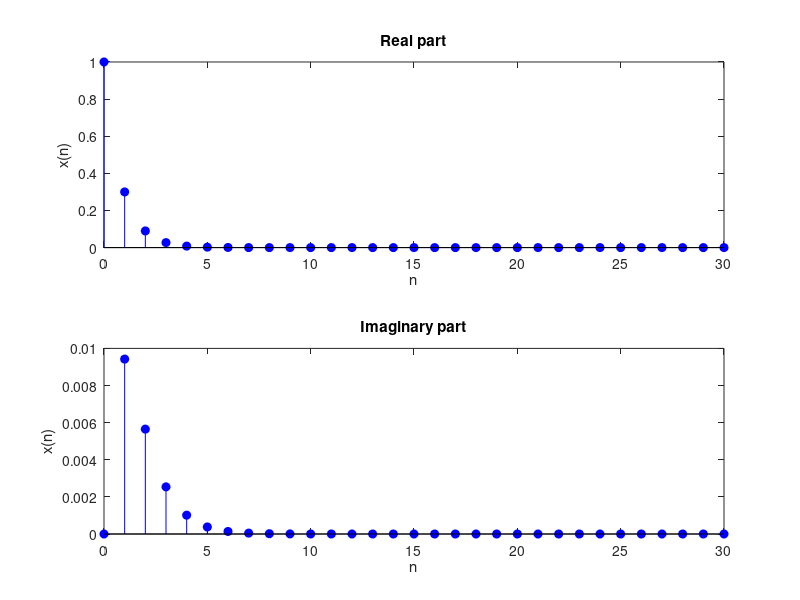

The MATLAB source for this figure:
% x(n) = r^n (cos*theta*n + j sin*theta*n)

theta = pi/100;
n=0:30;
r=0.3;
%r = input('Enter r = ');
%theta = input('Enter theta = ');

Xr = (r.^n).*cos(theta*n);
Xi = (r.^n).*sin(theta*n);

subplot(2,1,1);
stem(n,Xr,'b','filled');
xlabel('n');
ylabel('x(n)');
title('Real part');

subplot(2,1,2);
stem(n,Xi,'b','filled');
xlabel('n');
ylabel('x(n)');
title('Imaginary part');
